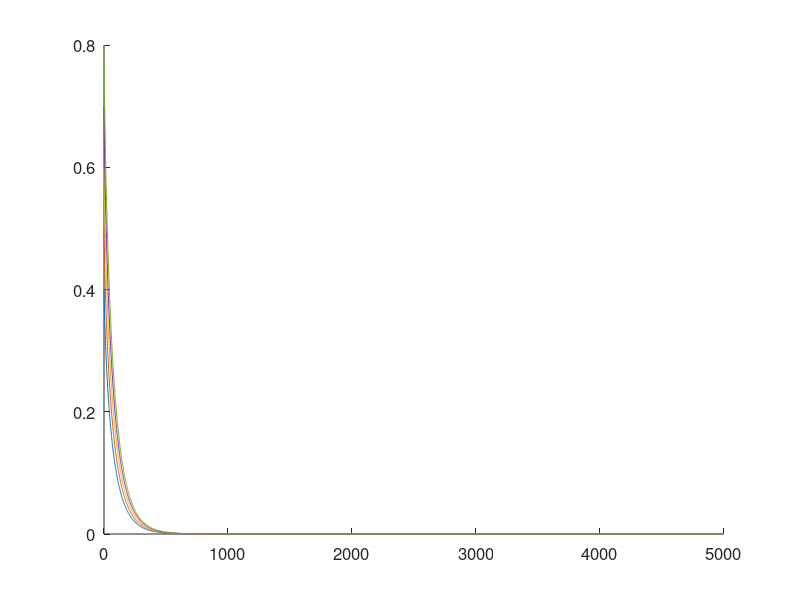

The MATLAB source for this figure: (Note: this script raises an error after producing the figure.)
%Piston equation fitting constant exploration
clear, clc, close all

pressure_mpa = 0:5000; 
%% For each initial porosity, with constant 
constant_k = 0.009;
constant_a = 1.49;
constant_b = 200;
const_init_porosity = 0.3; % changes on a per material basis


var_initial_porosity = 0.4:0.1:0.8; % changes on a per material basis

var_init_porosity_por = zeros(numel(pressure_mpa),numel(var_initial_porosity));
legend_str = cell(1,numel(var_initial_porosity));
figure
hold on
for i = 1:numel(var_initial_porosity)
    var_init_porosity_por(:,i) = var_initial_porosity(i)./((((pressure_mpa).^(1/constant_a)+constant_b.^(1/constant_a))./constant_b^(1/constant_a)).*exp(constant_k.*pressure_mpa));
    plot(pressure_mpa,var_init_porosity_por(:,i))
    legend_str{i} = strcat('Init Por = ', num2str(var_initial_porosity(i)));
end
set(gcf,'Color',[1 1 1])
set(gca,'Box','off')
set(gca,'FontSize',12)
xlabel('Pressure (MPa)',FontSize=14)
ylabel('Porosity (-)','FontSize',14)
title('Effect of initial porosity')
text(150,0.7,strcat('a = ',num2str(constant_a)),'FontSize',14)
text(150,0.65,strcat('b = ',num2str(constant_b)),'FontSize',14)
text(150,0.6,strcat('k = ',num2str(constant_k)),'FontSize',14)
legend(legend_str,'FontSize',14)

%% Variable a values
var_a = [1, 1.49, 2, 3];
var_a_por = zeros(numel(pressure_mpa),numel(var_a));
legend_str = cell(1,numel(var_a));
figure
hold on
for i = 1:numel(var_a)
    var_a_por(:,i) = const_init_porosity./((((pressure_mpa).^(1/var_a(i))+constant_b.^(1/var_a(i)))./constant_b^(1/var_a(i))).*exp(constant_k.*pressure_mpa));
    plot(pressure_mpa,var_a_por(:,i))
    legend_str{i} = strcat('a = ', num2str(var_a(i)));
end
set(gcf,'Color',[1 1 1])
set(gca,'Box','off')
set(gca,'FontSize',12)
xlabel('Pressure (MPa)',FontSize=14)
ylabel('Porosity (-)','FontSize',14)
title('Effect of "a" parameter')
text(150,0.25,strcat('Init Por = ',num2str(const_init_porosity)),'FontSize',14)
text(150,0.225,strcat('b = ',num2str(constant_b)),'FontSize',14)
text(150,0.2,strcat('k = ',num2str(constant_k)),'FontSize',14)


legend(legend_str,'FontSize',14)

%% Variable b values
var_b = [30, 150, 200, 500, 1000];
var_b_por = zeros(numel(pressure_mpa),numel(var_b));
legend_str = cell(1,numel(var_b));
figure
hold on
for i = 1:numel(var_b)
    var_b_por(:,i) = const_init_porosity./((((pressure_mpa).^(1/constant_a)+var_b(i).^(1/constant_a))./var_b(i)^(1/constant_a)).*exp(constant_k.*pressure_mpa));
    plot(pressure_mpa,var_b_por(:,i))
    legend_str{i} = strcat('b = ', num2str(var_b(i)));
end
set(gcf,'Color',[1 1 1])
set(gca,'Box','off')
set(gca,'FontSize',12)
xlabel('Pressure (MPa)',FontSize=14)
ylabel('Porosity (-)','FontSize',14)
title('Effect of "b" parameter')
text(150,0.25,strcat('Init Por = ',num2str(const_init_porosity)),'FontSize',14)
text(150,0.225,strcat('a = ',num2str(constant_a)),'FontSize',14)
text(150,0.2,strcat('k = ',num2str(constant_k)),'FontSize',14)


legend(legend_str,'FontSize',14)

%% Variable k values
var_k = [0.0001, 0.0005, 0.001, 0.005, 0.01];
var_k_por = zeros(numel(pressure_mpa),numel(var_k));
legend_str = cell(1,numel(var_k));
figure
hold on
for i = 1:numel(var_k)
    var_k_por(:,i) = const_init_porosity./((((pressure_mpa).^(1/constant_a)+constant_b.^(1/constant_a))./constant_b^(1/constant_a)).*exp(var_k(i).*pressure_mpa));
    plot(pressure_mpa,var_k_por(:,i))
    legend_str{i} = strcat('k = ', num2str(var_k(i)));
end
set(gcf,'Color',[1 1 1])
set(gca,'Box','off')
set(gca,'FontSize',12)
xlabel('Pressure (MPa)',FontSize=14)
ylabel('Porosity (-)','FontSize',14)
title('Effect of "k" parameter')
text(150,0.25,strcat('Init Por = ',num2str(const_init_porosity)),'FontSize',14)
text(150,0.225,strcat('a = ',num2str(constant_a)),'FontSize',14)
text(150,0.2,strcat('b = ',num2str(constant_b)),'FontSize',14)


legend(legend_str,'FontSize',14)